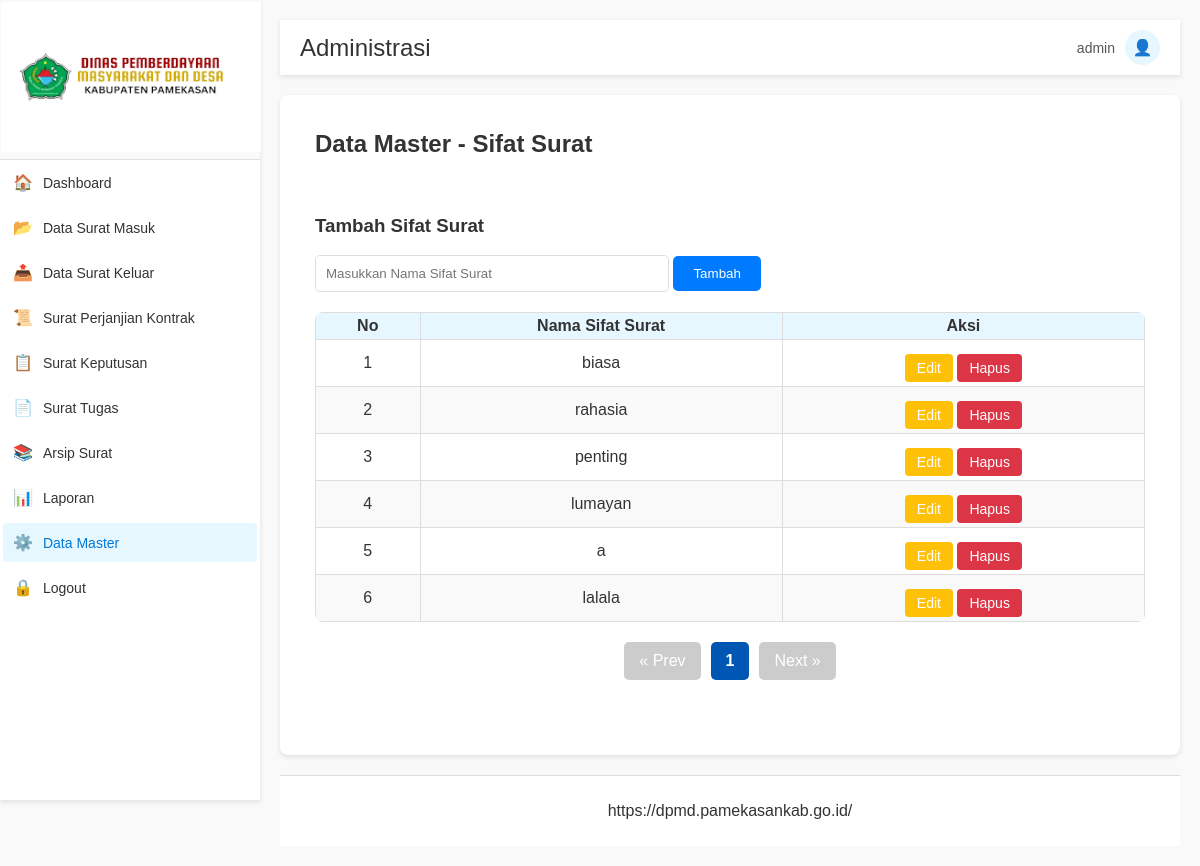
Page /data_master.php (signed in) on the earlier database version.
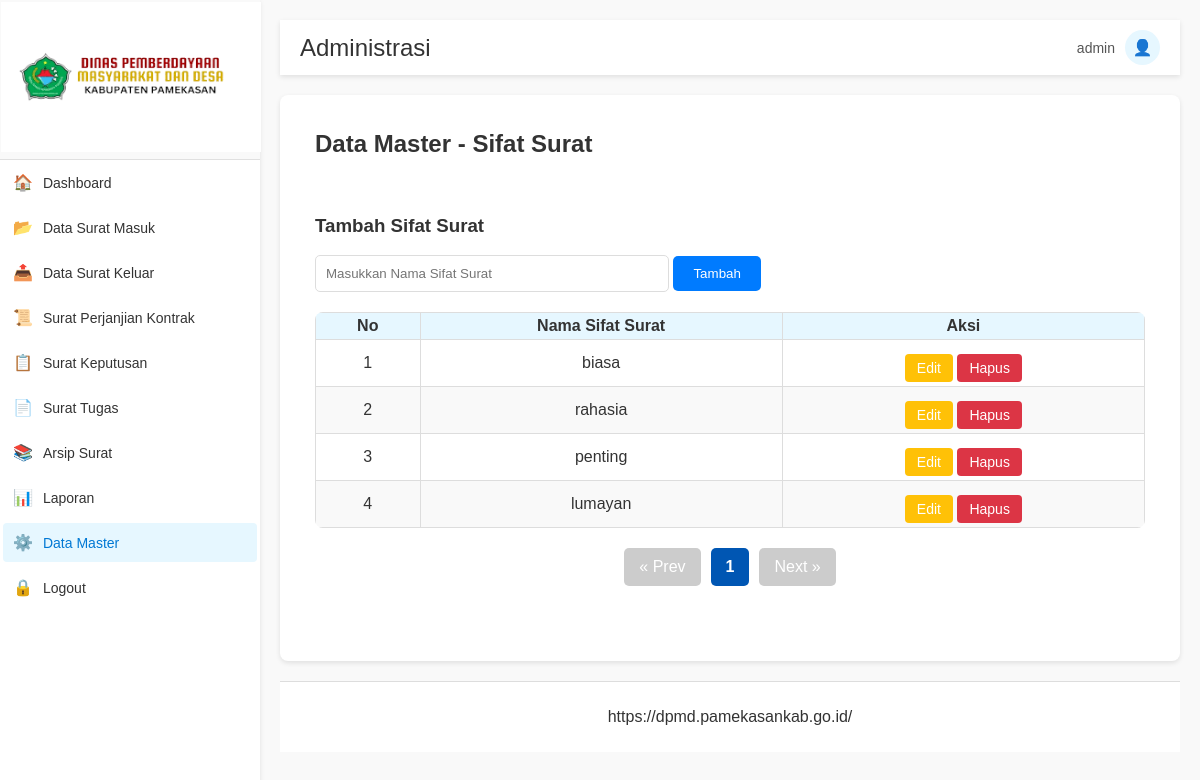
Same page on the later database version.
### tables this page shows
CREATE TABLE `sifat_surat` (
  `id_sifat` int(11) NOT NULL,
  `nama_sifat_surat` varchar(255) NOT NULL
);

### data_master.php (the view, shortened to what the changed rows need)
<?php
include 'db.php';
$perPage = 10;
$currentPage = isset($_GET['page']) ? (int)$_GET['page'] : 1;
$offset = ($currentPage - 1) * $perPage;
$searchQuery = isset($_GET['search']) ? $_GET['search'] : '';
$totalQuery = "SELECT COUNT(*) AS total FROM sifat_surat WHERE nama_sifat_surat LIKE ?";
$stmtTotal = $conn->prepare($totalQuery);
$searchWildcard = "%$searchQuery%";
$stmtTotal->bind_param("s", $searchWildcard);
$stmtTotal->execute();
$resultTotal = $stmtTotal->get_result();
$totalData = $resultTotal->fetch_assoc()['total'];
$totalPages = ceil($totalData / $perPage);
$sql = "SELECT * FROM sifat_surat WHERE nama_sifat_surat LIKE ? LIMIT ? OFFSET ?";
$stmt = $conn->prepare($sql);
$stmt->bind_param("sii", $searchWildcard, $perPage, $offset);
$stmt->execute();
$result = $stmt->get_result();
?>
<!DOCTYPE html>
<html lang="en">
<head>
    <link rel="stylesheet" href="style.css">
</head>
<body>
    <div class="main-content">
        <div class="topbar">
            <h2>Administrasi</h2>
        </div>
        <div class="container">
            <div class="form-container">
            <h2>Data Master - Sifat Surat</h2>
            <br>
            <table class="table">
                <thead>
                    <tr>
                        <th>No</th>
                        <th>Nama Sifat Surat</th>
                        <th>Aksi</th>
                    </tr>
                </thead>
                <tbody>
                    <?php if ($result->num_rows > 0): ?>
                        <?php $no = $offset + 1; while ($row = $result->fetch_assoc()): ?>
                            <tr>
                                <td><?= $no++; ?></td>
                                <td><?= htmlspecialchars($row['nama_sifat_surat']); ?></td>
                                <td>
                                    <a href="edit_sifat_surat.php?id=<?= $row['id_sifat']; ?>" class="btn btn-warning">Edit</a>
                                    <a href="?id=<?= $row['id_sifat']; ?>" class="btn btn-danger" onclick="return confirm('Yakin ingin menghapus data?')">Hapus</a>
                                </td>
                            </tr>
                        <?php endwhile; ?>
                    <?php else: ?>
                        <tr>
                            <td colspan="3" class="no-data">Tidak ada data.</td>
                        </tr>
                    <?php endif; ?>
                </tbody>
            </table>
            <ul class="pagination">
                <?php for ($i = 1; $i <= $totalPages; $i++): ?>
                    <li>
                        <a href="?page=<?= $i; ?>&search=<?= htmlspecialchars($searchQuery); ?>" class="<?= $i === $currentPage ? 'active' : ''; ?>">
                            <?= $i; ?>
                        </a>
                    </li>
                <?php endfor; ?>
            </ul>
        </div>
    </div>
</body>
</html>

Differences in the rows shown:
removed sifat_surat: nama_sifat_surat "a"
removed sifat_surat: nama_sifat_surat "lalala"
